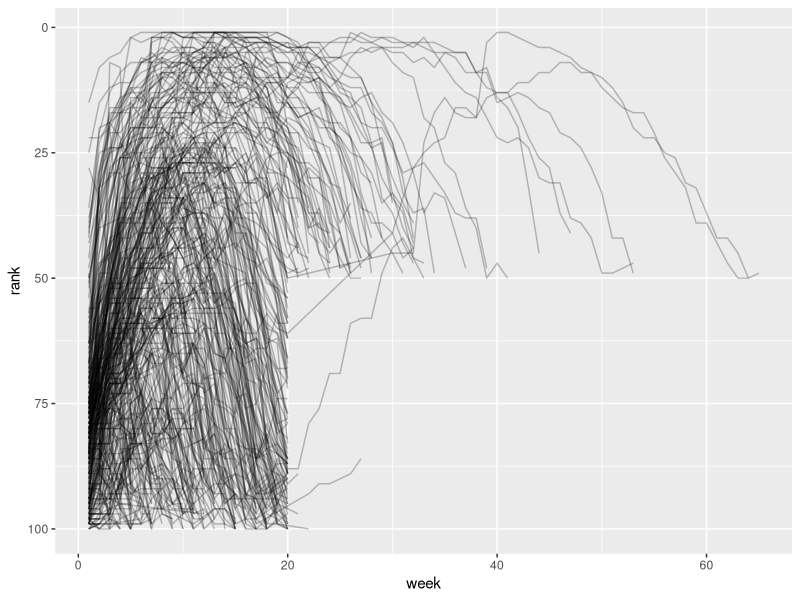
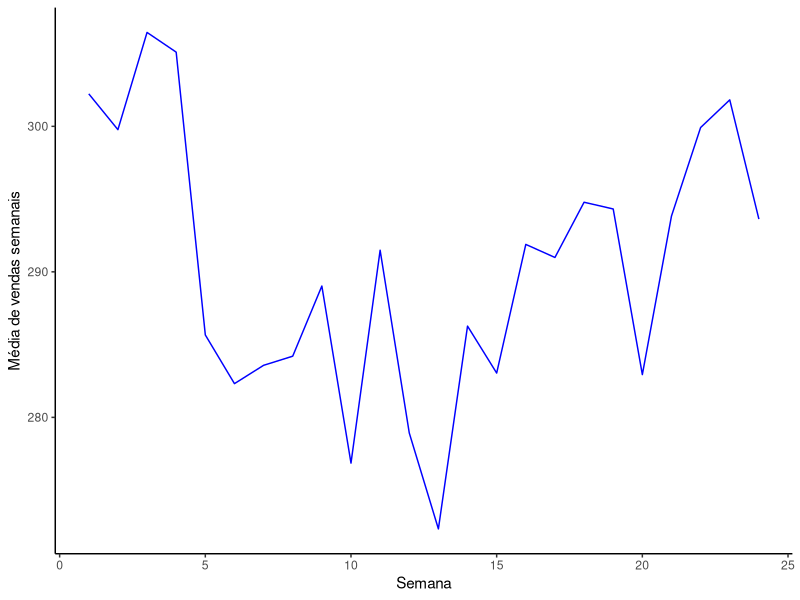
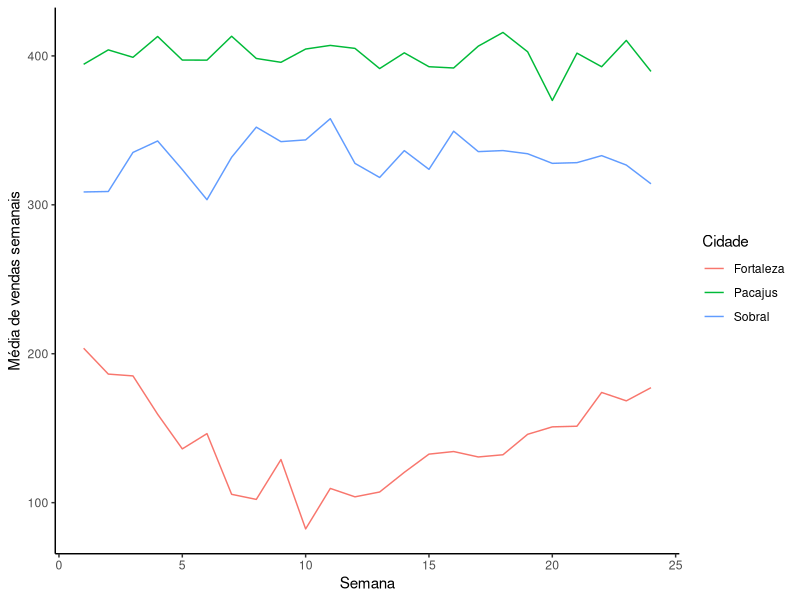

Write R code to recreate these figures, in order.
## ---- chunk 1
#| label: setup
#| include: false

library(tidyverse)
## ---- chunk 2
#| echo: false

library(tidyverse)

# Tabela 1
table1 <- 
  tibble(
  country = c("Afghanistan", "Afghanistan", "Brazil", 
              "Brazil", "China", "China"),
  year = c(1999, 2000, 1999, 
           2000, 1999, 2000),
  cases = c(745, 2666, 37737, 
            80488, 212258, 213766),
  population = c(19987071, 20595360, 172006362, 
                 174504898, 1272915272, 1280428583)
)

# Tabela 2
table2 <- 
  table1 %>% 
  pivot_longer(
    cols = c(cases, population), 
    names_to = "type", 
    values_to = "count"
    )

# Tabela 3
table3 <- table1 %>% 
  mutate(
    rate = paste(cases, "/", population)
    ) |> 
  select(country,year,rate)

table1

table2

table3

## ---- chunk 3
#| message: true
#| warning: true

library(tidyverse)
## ---- chunk 4
billboard
## ---- chunk 5
billboard |> 
  pivot_longer(
    cols = starts_with("wk"),
    names_to = "week",
    values_to = "rank"
  )
## ---- chunk 6

billboard |> 
  pivot_longer(
    cols = starts_with("wk"),
    names_to = "week",
    values_to = "rank"
  )
## ---- chunk 7
#| code-line-numbers: "|6|"

billboard |> 
  pivot_longer(
    cols = starts_with("wk"),
    names_to = "week",
    values_to = "rank",
    values_drop_na = T
  )
## ---- chunk 8
billboard_longer <- 
  billboard |> 
  pivot_longer(
    cols = starts_with("wk"),
    names_to = "week",
    values_to = "rank",
    values_drop_na = T
  ) |> 
  mutate(
    week = parse_number(week)
  )

billboard_longer
## ---- chunk 9
#| fig-align: center
#| out-width: 70%
billboard_longer |> 
  ggplot(aes(x = week, y = rank, group = track)) + 
  geom_line(alpha = 0.25) + 
  scale_y_reverse()
## ---- chunk 10
df <- tribble(
  ~id,  ~bp1, ~bp2,
   "A",  100,  120,
   "B",  140,  115,
   "C",  120,  125
)

df
## ---- chunk 11
df |> 
  pivot_longer(
    cols = bp1:bp2,
    names_to = "measurement",
    values_to = "value"
    )
## ---- chunk 12
#| include: false

# Criando o banco de dados simulado
dados <- tibble(
  produto = rep(c("Arroz", "Feijão", "Açúcar"), each = 24),
  cidade = rep(c("Fortaleza", "Pacajus", "Sobral"), each = 24),
)

# Definindo as características de cada cidade
fortaleza_base <- 200
fortaleza_decremento <- 10
pacajus_base <- 400
pacajus_decremento <- 0
sobral_base <- 300
sobral_decremento <- 5

# Gerando os valores de vendas para cada cidade e semana
set.seed(42)  # Definindo uma semente para reprodução dos resultados
for (i in 1:24) {
  semana <- paste0("Semana", i)
  
  # Fortaleza
  if (i <= 10) {
    vendas_fortaleza <- fortaleza_base - fortaleza_decremento * i
  } else {
    vendas_fortaleza <- (fortaleza_base - fortaleza_decremento * 10) + (i - 10) * (fortaleza_decremento/2)
  }
  
  # Pacajus
  if (i <= 10) {
    vendas_pacajus <- pacajus_base
  } else {
    vendas_pacajus <- pacajus_base - pacajus_decremento * (i - 10)
  }
  
  # Sobral
  if (i <= 10) {
    vendas_sobral <- sobral_base + sobral_decremento * i
  } else {
    vendas_sobral <- (sobral_base + sobral_decremento * 10) - (i - 10) * (sobral_decremento/2)
  }
  
  # Adicionando variabilidade aos valores de vendas
  vendas_fortaleza <- vendas_fortaleza + rnorm(1, mean = 0, sd = 10)
  vendas_pacajus <- vendas_pacajus + rnorm(1, mean = 0, sd = 10)
  vendas_sobral <- vendas_sobral + rnorm(1, mean = 0, sd = 10)
  
  # Atribuindo os valores ao banco de dados
  dados <- dados %>%
    mutate(!!semana := case_when(
      cidade == "Fortaleza" ~ vendas_fortaleza,
      cidade == "Pacajus" ~ vendas_pacajus,
      cidade == "Sobral" ~ vendas_sobral
    ))
}

dados

## ---- chunk 13
#| include: false

vendas_semanais <- 
  read_csv("./data/vendas_semanais.csv")

## ---- chunk 14
vendas_semanais
## ---- chunk 15
df <- 
  vendas_semanais |> 
  pivot_longer(
    cols = starts_with("Semana"),
    names_to = "semana",
    values_to = "vendas"
  ) |> 
  mutate(
    semana = parse_number(semana)
  )

df
## ---- chunk 16
#| echo: false
#| fig-align: center
#| fig-cap: Você vai precisar das funções `group_by()`, `summarise()`, `geom_line()`
#| out-width: 60%

df |>
  group_by(semana) |> 
  summarise(
    m = mean(vendas)
    ) |>
  ggplot(aes(x = semana, 
             y = m)) +
  geom_line(color = "blue") +
  labs(
    x = "Semana",
    y = "Média de vendas semanais"
    ) +
  theme_classic()
## ---- chunk 17
#| echo: false
#| fig-align: center
#| out-width: 55%

df |> 
  group_by(cidade,semana) |> 
  summarise(
    m = mean(vendas)
    ) |> 
  ggplot(aes(x = semana,
             y = m,
             color = cidade)) +
  geom_line() +
  labs(
    x = "Semana",
    y = "Média de vendas semanais",
    color = "Cidade"
    ) +
  theme_classic()
